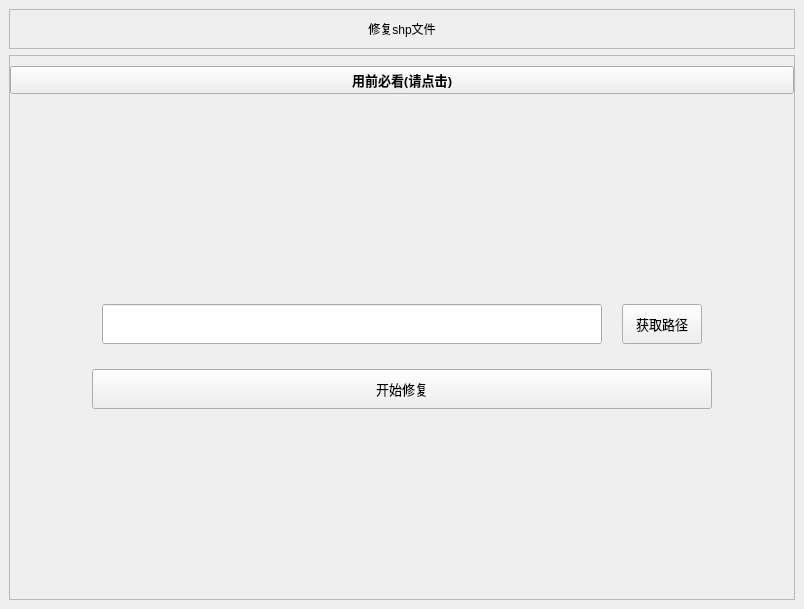
<?xml version="1.0" encoding="UTF-8"?>
<ui version="4.0">
 <class>Form</class>
 <widget class="QWidget" name="Form">
  <property name="geometry">
   <rect>
    <x>0</x>
    <y>0</y>
    <width>804</width>
    <height>609</height>
   </rect>
  </property>
  <property name="windowTitle">
   <string>Form</string>
  </property>
  <layout class="QVBoxLayout" name="verticalLayout">
   <property name="leftMargin">
    <number>0</number>
   </property>
   <property name="topMargin">
    <number>0</number>
   </property>
   <property name="rightMargin">
    <number>0</number>
   </property>
   <property name="bottomMargin">
    <number>0</number>
   </property>
   <item>
    <widget class="CardWidget" name="CardWidget">
     <layout class="QVBoxLayout" name="verticalLayout_2">
      <item>
       <widget class="QFrame" name="frame">
        <property name="minimumSize">
         <size>
          <width>0</width>
          <height>40</height>
         </size>
        </property>
        <property name="frameShape">
         <enum>QFrame::StyledPanel</enum>
        </property>
        <property name="frameShadow">
         <enum>QFrame::Raised</enum>
        </property>
        <layout class="QVBoxLayout" name="verticalLayout_3">
         <property name="leftMargin">
          <number>0</number>
         </property>
         <property name="topMargin">
          <number>0</number>
         </property>
         <property name="rightMargin">
          <number>0</number>
         </property>
         <property name="bottomMargin">
          <number>0</number>
         </property>
         <item>
          <widget class="TitleLabel" name="TitleLabel_3">
           <property name="text">
            <string>修复shp文件</string>
           </property>
           <property name="alignment">
            <set>Qt::AlignCenter</set>
           </property>
          </widget>
         </item>
        </layout>
       </widget>
      </item>
      <item>
       <widget class="QFrame" name="frame_2">
        <property name="sizePolicy">
         <sizepolicy hsizetype="Preferred" vsizetype="Expanding">
          <horstretch>0</horstretch>
          <verstretch>0</verstretch>
         </sizepolicy>
        </property>
        <property name="frameShape">
         <enum>QFrame::StyledPanel</enum>
        </property>
        <property name="frameShadow">
         <enum>QFrame::Raised</enum>
        </property>
        <layout class="QVBoxLayout" name="verticalLayout_6">
         <property name="spacing">
          <number>0</number>
         </property>
         <property name="leftMargin">
          <number>0</number>
         </property>
         <property name="topMargin">
          <number>0</number>
         </property>
         <property name="rightMargin">
          <number>0</number>
         </property>
         <property name="bottomMargin">
          <number>0</number>
         </property>
         <item>
          <layout class="QVBoxLayout" name="verticalLayout_5">
           <property name="topMargin">
            <number>10</number>
           </property>
           <property name="rightMargin">
            <number>0</number>
           </property>
           <item>
            <widget class="PushButton" name="restoreshp_prompt">
             <property name="font">
              <font>
               <family>微软雅黑</family>
               <pointsize>10</pointsize>
               <weight>75</weight>
               <bold>true</bold>
              </font>
             </property>
             <property name="text">
              <string>用前必看(请点击)</string>
             </property>
             <property name="icon">
              <iconset resource="icons.qrc">
               <normaloff>:/icons/images/message.png</normaloff>:/icons/images/message.png</iconset>
             </property>
             <property name="iconSize">
              <size>
               <width>20</width>
               <height>20</height>
              </size>
             </property>
            </widget>
           </item>
           <item>
            <spacer name="verticalSpacer_2">
             <property name="orientation">
              <enum>Qt::Vertical</enum>
             </property>
             <property name="sizeHint" stdset="0">
              <size>
               <width>20</width>
               <height>100</height>
              </size>
             </property>
            </spacer>
           </item>
           <item>
            <layout class="QHBoxLayout" name="horizontalLayout_4">
             <item>
              <spacer name="horizontalSpacer">
               <property name="orientation">
                <enum>Qt::Horizontal</enum>
               </property>
               <property name="sizeHint" stdset="0">
                <size>
                 <width>60</width>
                 <height>20</height>
                </size>
               </property>
              </spacer>
             </item>
             <item>
              <layout class="QVBoxLayout" name="verticalLayout_4">
               <property name="spacing">
                <number>15</number>
               </property>
               <property name="leftMargin">
                <number>10</number>
               </property>
               <property name="topMargin">
                <number>20</number>
               </property>
               <property name="rightMargin">
                <number>10</number>
               </property>
               <property name="bottomMargin">
                <number>10</number>
               </property>
               <item>
                <layout class="QHBoxLayout" name="horizontalLayout">
                 <property name="spacing">
                  <number>20</number>
                 </property>
                 <property name="leftMargin">
                  <number>10</number>
                 </property>
                 <property name="topMargin">
                  <number>10</number>
                 </property>
                 <property name="rightMargin">
                  <number>10</number>
                 </property>
                 <property name="bottomMargin">
                  <number>10</number>
                 </property>
                 <item>
                  <widget class="LineEdit" name="restoreshp_filepath_line">
                   <property name="minimumSize">
                    <size>
                     <width>500</width>
                     <height>40</height>
                    </size>
                   </property>
                  </widget>
                 </item>
                 <item>
                  <widget class="PrimaryPushButton" name="restoreshp_filepath_btn">
                   <property name="minimumSize">
                    <size>
                     <width>0</width>
                     <height>40</height>
                    </size>
                   </property>
                   <property name="font">
                    <font>
                     <family>微软雅黑</family>
                     <pointsize>10</pointsize>
                     <weight>50</weight>
                     <bold>false</bold>
                    </font>
                   </property>
                   <property name="styleSheet">
                    <string notr="true">PushButton, ToolButton, ToggleButton, ToggleToolButton {
    color: black;
    background: rgba(255, 255, 255, 0.7);
    border: 1px solid rgba(0, 0, 0, 0.073);
    border-bottom: 1px solid rgba(0, 0, 0, 0.183);
    border-radius: 20px;
    /* font: 14px 'Segoe UI', 'Microsoft YaHei'; */
    padding: 5px 12px 6px 12px;
    outline: none;
}

ToolButton {
    padding: 5px 9px 6px 8px;
}

PushButton[hasIcon=false] {
    padding: 5px 12px 6px 12px;
}

PushButton[hasIcon=true] {
    padding: 5px 12px 6px 36px;
}

DropDownToolButton, PrimaryDropDownToolButton {
    padding: 5px 31px 6px 8px;
}

DropDownPushButton[hasIcon=false],
PrimaryDropDownPushButton[hasIcon=false] {
    padding: 5px 31px 6px 12px;
}

DropDownPushButton[hasIcon=true],
PrimaryDropDownPushButton[hasIcon=true] {
    padding: 5px 31px 6px 36px;
}

PushButton:hover, ToolButton:hover, ToggleButton:hover, ToggleToolButton:hover {
    background: rgba(249, 249, 249, 0.5);
}

PushButton:pressed, ToolButton:pressed, ToggleButton:pressed, ToggleToolButton:pressed {
    color: rgba(0, 0, 0, 0.63);
    background: rgba(249, 249, 249, 0.3);
    border-bottom: 1px solid rgba(0, 0, 0, 0.073);
}

PushButton:disabled, ToolButton:disabled, ToggleButton:disabled, ToggleToolButton:disabled {
    color: rgba(0, 0, 0, 0.36);
    background: rgba(249, 249, 249, 0.3);
    border: 1px solid rgba(0, 0, 0, 0.06);
    border-bottom: 1px solid rgba(0, 0, 0, 0.06);
}


PrimaryPushButton,
PrimaryToolButton,
ToggleButton:checked,
ToggleToolButton:checked {
    color: white;
    background-color: #009faa;
    border: 1px solid #00a7b3;
    border-bottom: 1px solid #007780;
}

PrimaryPushButton:hover,
PrimaryToolButton:hover,
ToggleButton:checked:hover,
ToggleToolButton:checked:hover {
    background-color: #00a7b3;
    border: 1px solid #2daab3;
    border-bottom: 1px solid #007780;
}

PrimaryPushButton:pressed,
PrimaryToolButton:pressed,
ToggleButton:checked:pressed,
ToggleToolButton:checked:pressed {
    color: rgba(255, 255, 255, 0.63);
    background-color: #3eabb3;
    border: 1px solid #3eabb3;
}

PrimaryPushButton:disabled,
PrimaryToolButton:disabled,
ToggleButton:checked:disabled,
ToggleToolButton:checked:disabled {
    color: rgba(255, 255, 255, 0.9);
    background-color: rgb(205, 205, 205);
    border: 1px solid rgb(205, 205, 205);
}

SplitDropButton,
PrimarySplitDropButton {
    border-left: none;
    border-top-left-radius: 0;
    border-bottom-left-radius: 0;
}

#splitPushButton,
#splitToolButton,
#primarySplitPushButton,
#primarySplitToolButton {
    border-top-right-radius: 0;
    border-bottom-right-radius: 0;
}

#splitPushButton:pressed,
#splitToolButton:pressed,
SplitDropButton:pressed {
    border-bottom: 1px solid rgba(0, 0, 0, 0.183);
}

PrimarySplitDropButton:pressed {
    border-bottom: 1px solid #007780;
}

#primarySplitPushButton, #primarySplitToolButton {
    border-right: 1px solid #3eabb3;
}

#primarySplitPushButton:pressed, #primarySplitToolButton:pressed {
    border-bottom: 1px solid #007780;
}

HyperlinkButton {
    /* font: 14px 'Segoe UI', 'Microsoft YaHei'; */
    padding: 6px 12px 6px 12px;
    color: #009faa;
    border: none;
    border-radius: 6px;
    background-color: transparent;
}

HyperlinkButton[hasIcon=false] {
    padding: 6px 12px 6px 12px;
}

HyperlinkButton[hasIcon=true] {
    padding: 6px 12px 6px 36px;
}

HyperlinkButton:hover {
    color: #009faa;
    background-color: rgba(0, 0, 0, 10);
    border: none;
}

HyperlinkButton:pressed {
    color: #009faa;
    background-color: rgba(0, 0, 0, 6);
    border: none;
}

HyperlinkButton:disabled {
    color: rgba(0, 0, 0, 0.43);
    background-color: transparent;
    border: none;
}


RadioButton {
    min-height: 24px;
    max-height: 24px;
    background-color: transparent;
    font: 14px 'Segoe UI', 'Microsoft YaHei', 'PingFang SC';
    color: black;
}

RadioButton::indicator {
    width: 18px;
    height: 18px;
    border-radius: 11px;
    border: 2px solid #999999;
    background-color: rgba(0, 0, 0, 5);
    margin-right: 4px;
}

RadioButton::indicator:hover {
    background-color: rgba(0, 0, 0, 0);
}

RadioButton::indicator:pressed {
    border: 2px solid #bbbbbb;
    background-color: qradialgradient(spread:pad, cx:0.5, cy:0.5, radius:0.5, fx:0.5, fy:0.5,
            stop:0 rgb(255, 255, 255),
            stop:0.5 rgb(255, 255, 255),
            stop:0.6 rgb(225, 224, 223),
            stop:1 rgb(225, 224, 223));
}

RadioButton::indicator:checked {
    height: 22px;
    width: 22px;
    border: none;
    border-radius: 11px;
    background-color: qradialgradient(spread:pad, cx:0.5, cy:0.5, radius:0.5, fx:0.5, fy:0.5,
            stop:0 rgb(255, 255, 255),
            stop:0.5 rgb(255, 255, 255),
            stop:0.6 #009faa,
            stop:1 #009faa);
}

RadioButton::indicator:checked:hover {
    background-color: qradialgradient(spread:pad, cx:0.5, cy:0.5, radius:0.5, fx:0.5, fy:0.5,
            stop:0 rgb(255, 255, 255),
            stop:0.6 rgb(255, 255, 255),
            stop:0.7 #009faa,
            stop:1 #009faa);
}

RadioButton::indicator:checked:pressed {
    background-color: qradialgradient(spread:pad, cx:0.5, cy:0.5, radius:0.5, fx:0.5, fy:0.5,
            stop:0 rgb(255, 255, 255),
            stop:0.5 rgb(255, 255, 255),
            stop:0.6 #009faa,
            stop:1 #009faa);
}

RadioButton:disabled {
    color: rgba(0, 0, 0, 110);
}

RadioButton::indicator:disabled {
    border: 2px solid #bbbbbb;
    background-color: transparent;
}

RadioButton::indicator:disabled:checked {
    border: none;
    background-color: qradialgradient(spread:pad, cx:0.5, cy:0.5, radius:0.5, fx:0.5, fy:0.5,
            stop:0 rgb(255, 255, 255),
            stop:0.5 rgb(255, 255, 255),
            stop:0.6 rgba(0, 0, 0, 0.2169),
            stop:1 rgba(0, 0, 0, 0.2169));
}

TransparentToolButton,
TransparentToggleToolButton,
TransparentDropDownToolButton,
TransparentPushButton,
TransparentDropDownPushButton,
TransparentTogglePushButton {
    background-color: transparent;
    border: none;
    border-radius: 5px;
    margin: 0;
}

TransparentToolButton:hover,
TransparentToggleToolButton:hover,
TransparentDropDownToolButton:hover,
TransparentPushButton:hover,
TransparentDropDownPushButton:hover,
TransparentTogglePushButton:hover {
    background-color: rgba(0, 0, 0, 9);
    border: none;
}

TransparentToolButton:pressed,
TransparentToggleToolButton:pressed,
TransparentDropDownToolButton:pressed,
TransparentPushButton:pressed,
TransparentDropDownPushButton:pressed,
TransparentTogglePushButton:pressed {
    background-color: rgba(0, 0, 0, 6);
    border: none;
}

TransparentToolButton:disabled,
TransparentToggleToolButton:disabled,
TransparentDropDownToolButton:disabled,
TransprentPushButton:disabled,
TransparentDropDownPushButton:disabled,
TransprentTogglePushButton:disabled {
    background-color: transparent;
    border: none;
}


PillPushButton,
PillPushButton:hover,
PillPushButton:pressed,
PillPushButton:disabled,
PillPushButton:checked,
PillPushButton:checked:hover,
PillPushButton:checked:pressed,
PillPushButton:disabled:checked,
PillToolButton,
PillToolButton:hover,
PillToolButton:pressed,
PillToolButton:disabled,
PillToolButton:checked,
PillToolButton:checked:hover,
PillToolButton:checked:pressed,
PillToolButton:disabled:checked {
    background-color: transparent;
    border: none;
}
</string>
                   </property>
                   <property name="text">
                    <string>获取路径</string>
                   </property>
                  </widget>
                 </item>
                </layout>
               </item>
               <item>
                <widget class="PrimaryPushButton" name="restoreshp_process_btn">
                 <property name="minimumSize">
                  <size>
                   <width>0</width>
                   <height>40</height>
                  </size>
                 </property>
                 <property name="font">
                  <font>
                   <family>微软雅黑</family>
                   <pointsize>10</pointsize>
                   <weight>50</weight>
                   <bold>false</bold>
                  </font>
                 </property>
                 <property name="styleSheet">
                  <string notr="true">PushButton, ToolButton, ToggleButton, ToggleToolButton {
    color: black;
    background: rgba(255, 255, 255, 0.7);
    border: 1px solid rgba(0, 0, 0, 0.073);
    border-bottom: 1px solid rgba(0, 0, 0, 0.183);
    border-radius: 20px;
    /* font: 14px 'Segoe UI', 'Microsoft YaHei'; */
    padding: 5px 12px 6px 12px;
    outline: none;
}

ToolButton {
    padding: 5px 9px 6px 8px;
}

PushButton[hasIcon=false] {
    padding: 5px 12px 6px 12px;
}

PushButton[hasIcon=true] {
    padding: 5px 12px 6px 36px;
}

DropDownToolButton, PrimaryDropDownToolButton {
    padding: 5px 31px 6px 8px;
}

DropDownPushButton[hasIcon=false],
PrimaryDropDownPushButton[hasIcon=false] {
    padding: 5px 31px 6px 12px;
}

DropDownPushButton[hasIcon=true],
PrimaryDropDownPushButton[hasIcon=true] {
    padding: 5px 31px 6px 36px;
}

PushButton:hover, ToolButton:hover, ToggleButton:hover, ToggleToolButton:hover {
    background: rgba(249, 249, 249, 0.5);
}

PushButton:pressed, ToolButton:pressed, ToggleButton:pressed, ToggleToolButton:pressed {
    color: rgba(0, 0, 0, 0.63);
    background: rgba(249, 249, 249, 0.3);
    border-bottom: 1px solid rgba(0, 0, 0, 0.073);
}

PushButton:disabled, ToolButton:disabled, ToggleButton:disabled, ToggleToolButton:disabled {
    color: rgba(0, 0, 0, 0.36);
    background: rgba(249, 249, 249, 0.3);
    border: 1px solid rgba(0, 0, 0, 0.06);
    border-bottom: 1px solid rgba(0, 0, 0, 0.06);
}


PrimaryPushButton,
PrimaryToolButton,
ToggleButton:checked,
ToggleToolButton:checked {
    color: white;
    background-color: #009faa;
    border: 1px solid #00a7b3;
    border-bottom: 1px solid #007780;
}

PrimaryPushButton:hover,
PrimaryToolButton:hover,
ToggleButton:checked:hover,
ToggleToolButton:checked:hover {
    background-color: #00a7b3;
    border: 1px solid #2daab3;
    border-bottom: 1px solid #007780;
}

PrimaryPushButton:pressed,
PrimaryToolButton:pressed,
ToggleButton:checked:pressed,
ToggleToolButton:checked:pressed {
    color: rgba(255, 255, 255, 0.63);
    background-color: #3eabb3;
    border: 1px solid #3eabb3;
}

PrimaryPushButton:disabled,
PrimaryToolButton:disabled,
ToggleButton:checked:disabled,
ToggleToolButton:checked:disabled {
    color: rgba(255, 255, 255, 0.9);
    background-color: rgb(205, 205, 205);
    border: 1px solid rgb(205, 205, 205);
}

SplitDropButton,
PrimarySplitDropButton {
    border-left: none;
    border-top-left-radius: 0;
    border-bottom-left-radius: 0;
}

#splitPushButton,
#splitToolButton,
#primarySplitPushButton,
#primarySplitToolButton {
    border-top-right-radius: 0;
    border-bottom-right-radius: 0;
}

#splitPushButton:pressed,
#splitToolButton:pressed,
SplitDropButton:pressed {
    border-bottom: 1px solid rgba(0, 0, 0, 0.183);
}

PrimarySplitDropButton:pressed {
    border-bottom: 1px solid #007780;
}

#primarySplitPushButton, #primarySplitToolButton {
    border-right: 1px solid #3eabb3;
}

#primarySplitPushButton:pressed, #primarySplitToolButton:pressed {
    border-bottom: 1px solid #007780;
}

HyperlinkButton {
    /* font: 14px 'Segoe UI', 'Microsoft YaHei'; */
    padding: 6px 12px 6px 12px;
    color: #009faa;
    border: none;
    border-radius: 6px;
    background-color: transparent;
}

HyperlinkButton[hasIcon=false] {
    padding: 6px 12px 6px 12px;
}

HyperlinkButton[hasIcon=true] {
    padding: 6px 12px 6px 36px;
}

HyperlinkButton:hover {
    color: #009faa;
    background-color: rgba(0, 0, 0, 10);
    border: none;
}

HyperlinkButton:pressed {
    color: #009faa;
    background-color: rgba(0, 0, 0, 6);
    border: none;
}

HyperlinkButton:disabled {
    color: rgba(0, 0, 0, 0.43);
    background-color: transparent;
    border: none;
}


RadioButton {
    min-height: 24px;
    max-height: 24px;
    background-color: transparent;
    font: 14px 'Segoe UI', 'Microsoft YaHei', 'PingFang SC';
    color: black;
}

RadioButton::indicator {
    width: 18px;
    height: 18px;
    border-radius: 11px;
    border: 2px solid #999999;
    background-color: rgba(0, 0, 0, 5);
    margin-right: 4px;
}

RadioButton::indicator:hover {
    background-color: rgba(0, 0, 0, 0);
}

RadioButton::indicator:pressed {
    border: 2px solid #bbbbbb;
    background-color: qradialgradient(spread:pad, cx:0.5, cy:0.5, radius:0.5, fx:0.5, fy:0.5,
            stop:0 rgb(255, 255, 255),
            stop:0.5 rgb(255, 255, 255),
            stop:0.6 rgb(225, 224, 223),
            stop:1 rgb(225, 224, 223));
}

RadioButton::indicator:checked {
    height: 22px;
    width: 22px;
    border: none;
    border-radius: 11px;
    background-color: qradialgradient(spread:pad, cx:0.5, cy:0.5, radius:0.5, fx:0.5, fy:0.5,
            stop:0 rgb(255, 255, 255),
            stop:0.5 rgb(255, 255, 255),
            stop:0.6 #009faa,
            stop:1 #009faa);
}

RadioButton::indicator:checked:hover {
    background-color: qradialgradient(spread:pad, cx:0.5, cy:0.5, radius:0.5, fx:0.5, fy:0.5,
            stop:0 rgb(255, 255, 255),
            stop:0.6 rgb(255, 255, 255),
            stop:0.7 #009faa,
            stop:1 #009faa);
}

RadioButton::indicator:checked:pressed {
    background-color: qradialgradient(spread:pad, cx:0.5, cy:0.5, radius:0.5, fx:0.5, fy:0.5,
            stop:0 rgb(255, 255, 255),
            stop:0.5 rgb(255, 255, 255),
            stop:0.6 #009faa,
            stop:1 #009faa);
}

RadioButton:disabled {
    color: rgba(0, 0, 0, 110);
}

RadioButton::indicator:disabled {
    border: 2px solid #bbbbbb;
    background-color: transparent;
}

RadioButton::indicator:disabled:checked {
    border: none;
    background-color: qradialgradient(spread:pad, cx:0.5, cy:0.5, radius:0.5, fx:0.5, fy:0.5,
            stop:0 rgb(255, 255, 255),
            stop:0.5 rgb(255, 255, 255),
            stop:0.6 rgba(0, 0, 0, 0.2169),
            stop:1 rgba(0, 0, 0, 0.2169));
}

TransparentToolButton,
TransparentToggleToolButton,
TransparentDropDownToolButton,
TransparentPushButton,
TransparentDropDownPushButton,
TransparentTogglePushButton {
    background-color: transparent;
    border: none;
    border-radius: 5px;
    margin: 0;
}

TransparentToolButton:hover,
TransparentToggleToolButton:hover,
TransparentDropDownToolButton:hover,
TransparentPushButton:hover,
TransparentDropDownPushButton:hover,
TransparentTogglePushButton:hover {
    background-color: rgba(0, 0, 0, 9);
    border: none;
}

TransparentToolButton:pressed,
TransparentToggleToolButton:pressed,
TransparentDropDownToolButton:pressed,
TransparentPushButton:pressed,
TransparentDropDownPushButton:pressed,
TransparentTogglePushButton:pressed {
    background-color: rgba(0, 0, 0, 6);
    border: none;
}

TransparentToolButton:disabled,
TransparentToggleToolButton:disabled,
TransparentDropDownToolButton:disabled,
TransprentPushButton:disabled,
TransparentDropDownPushButton:disabled,
TransprentTogglePushButton:disabled {
    background-color: transparent;
    border: none;
}


PillPushButton,
PillPushButton:hover,
PillPushButton:pressed,
PillPushButton:disabled,
PillPushButton:checked,
PillPushButton:checked:hover,
PillPushButton:checked:pressed,
PillPushButton:disabled:checked,
PillToolButton,
PillToolButton:hover,
PillToolButton:pressed,
PillToolButton:disabled,
PillToolButton:checked,
PillToolButton:checked:hover,
PillToolButton:checked:pressed,
PillToolButton:disabled:checked {
    background-color: transparent;
    border: none;
}
</string>
                 </property>
                 <property name="text">
                  <string>开始修复</string>
                 </property>
                </widget>
               </item>
              </layout>
             </item>
             <item>
              <spacer name="horizontalSpacer_2">
               <property name="orientation">
                <enum>Qt::Horizontal</enum>
               </property>
               <property name="sizeHint" stdset="0">
                <size>
                 <width>20</width>
                 <height>20</height>
                </size>
               </property>
              </spacer>
             </item>
            </layout>
           </item>
           <item>
            <spacer name="verticalSpacer">
             <property name="orientation">
              <enum>Qt::Vertical</enum>
             </property>
             <property name="sizeHint" stdset="0">
              <size>
               <width>20</width>
               <height>100</height>
              </size>
             </property>
            </spacer>
           </item>
          </layout>
         </item>
        </layout>
       </widget>
      </item>
     </layout>
    </widget>
   </item>
  </layout>
 </widget>
 <customwidgets>
  <customwidget>
   <class>PushButton</class>
   <extends>QPushButton</extends>
   <header>qfluentwidgets</header>
  </customwidget>
  <customwidget>
   <class>PrimaryPushButton</class>
   <extends>PushButton</extends>
   <header>qfluentwidgets</header>
  </customwidget>
  <customwidget>
   <class>CardWidget</class>
   <extends>QFrame</extends>
   <header>qfluentwidgets</header>
   <container>1</container>
  </customwidget>
  <customwidget>
   <class>TitleLabel</class>
   <extends>QLabel</extends>
   <header>qfluentwidgets</header>
  </customwidget>
  <customwidget>
   <class>LineEdit</class>
   <extends>QLineEdit</extends>
   <header>qfluentwidgets</header>
  </customwidget>
 </customwidgets>
 <resources>
  <include location="icons.qrc"/>
 </resources>
 <connections/>
</ui>
